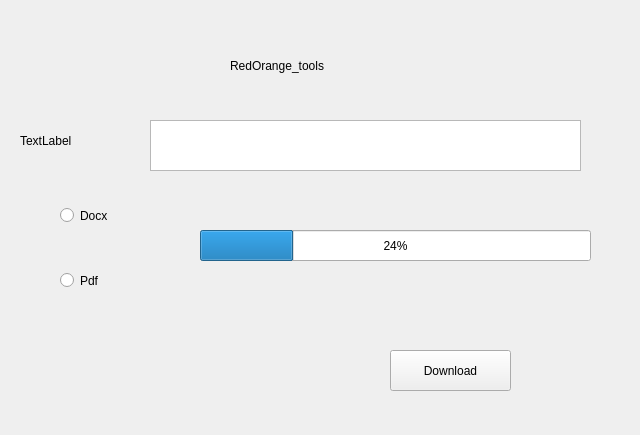
<?xml version="1.0" encoding="UTF-8"?>
<ui version="4.0">
 <class>Form</class>
 <widget class="QWidget" name="Form">
  <property name="geometry">
   <rect>
    <x>0</x>
    <y>0</y>
    <width>640</width>
    <height>435</height>
   </rect>
  </property>
  <property name="windowTitle">
   <string>Form</string>
  </property>
  <property name="toolTip">
   <string>&lt;html&gt;&lt;head/&gt;&lt;body&gt;&lt;p&gt;&lt;span style=&quot; font-size:14pt;&quot;&gt;RedOrange~&lt;/span&gt;&lt;/p&gt;&lt;/body&gt;&lt;/html&gt;</string>
  </property>
  <widget class="QRadioButton" name="radioButton">
   <property name="geometry">
    <rect>
     <x>60</x>
     <y>200</y>
     <width>51</width>
     <height>31</height>
    </rect>
   </property>
   <property name="text">
    <string>Docx</string>
   </property>
   <property name="iconSize">
    <size>
     <width>32</width>
     <height>32</height>
    </size>
   </property>
  </widget>
  <widget class="QRadioButton" name="radioButton_2">
   <property name="geometry">
    <rect>
     <x>60</x>
     <y>260</y>
     <width>61</width>
     <height>41</height>
    </rect>
   </property>
   <property name="text">
    <string>Pdf</string>
   </property>
  </widget>
  <widget class="QPushButton" name="pushButton">
   <property name="geometry">
    <rect>
     <x>390</x>
     <y>350</y>
     <width>121</width>
     <height>41</height>
    </rect>
   </property>
   <property name="text">
    <string>Download</string>
   </property>
   <property name="iconSize">
    <size>
     <width>64</width>
     <height>64</height>
    </size>
   </property>
  </widget>
  <widget class="QLabel" name="label">
   <property name="geometry">
    <rect>
     <x>230</x>
     <y>30</y>
     <width>121</width>
     <height>71</height>
    </rect>
   </property>
   <property name="text">
    <string>RedOrange_tools</string>
   </property>
  </widget>
  <widget class="QTextEdit" name="textEdit">
   <property name="geometry">
    <rect>
     <x>150</x>
     <y>120</y>
     <width>431</width>
     <height>51</height>
    </rect>
   </property>
  </widget>
  <widget class="QLabel" name="label_2">
   <property name="geometry">
    <rect>
     <x>20</x>
     <y>100</y>
     <width>101</width>
     <height>81</height>
    </rect>
   </property>
   <property name="text">
    <string>TextLabel</string>
   </property>
  </widget>
  <widget class="QProgressBar" name="progressBar">
   <property name="geometry">
    <rect>
     <x>200</x>
     <y>230</y>
     <width>391</width>
     <height>31</height>
    </rect>
   </property>
   <property name="value">
    <number>24</number>
   </property>
  </widget>
 </widget>
 <resources/>
 <connections/>
</ui>
